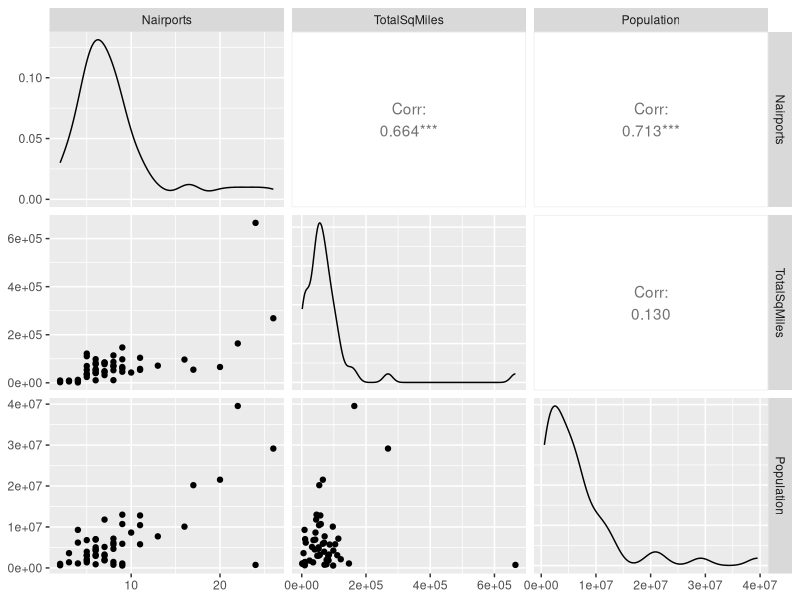
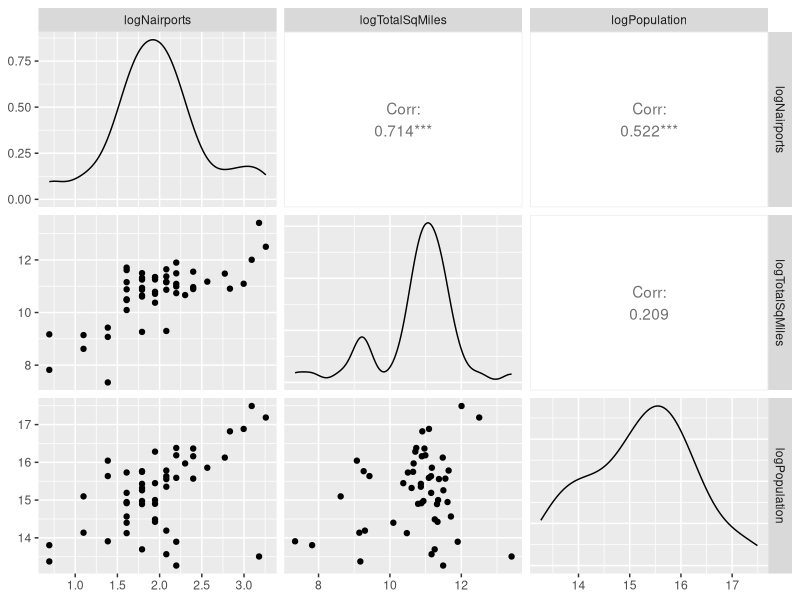

Write R code to recreate these figures, in order.
## ---- chunk 1
library(readxl)
library(tidyverse)
library(GGally) # used for pairs plots
library(gridExtra) # used to plot multiple graphs simultaneously
## ---- chunk 2
dat <- read_xlsx("States.xlsx", sheet = 1)
## ---- chunk 3
mod1 <- lm(Nairports ~ TotalSqMiles + Population, dat)
## ---- chunk 4
round(coef(mod1), 7)
## ---- chunk 5
summary(mod1)
## ---- chunk 6
mod2 <- lm(scale(Nairports) ~ scale(TotalSqMiles) + 
             scale(Population), dat)

round(coef(mod2), 4)
## ---- chunk 7
summary(mod2)
## ---- chunk 8
ggpairs(dat[, c("Nairports", "TotalSqMiles", "Population")])
## ---- chunk 9
dat <- dat %>% 
  mutate(logNairports = log(Nairports),
         logTotalSqMiles = log(TotalSqMiles),
         logPopulation = log(Population))
## ---- chunk 10
ggpairs(dat[,c("logNairports", "logTotalSqMiles", "logPopulation")])
## ---- chunk 11
mod3 <- lm(logNairports ~ logTotalSqMiles + logPopulation, dat)
summary(mod3)
## ---- chunk 12
dat <- dat %>% 
  mutate(Region = case_when(RegionNorthEast == 1 ~ "Northeast",
                            RegionSouth == 1 ~ "South",
                            RegionNorthCentral == 1  ~ "NorthCentral",
                            # next line says that 3 0s indicates "West"
                            .default = "West"))
## ---- chunk 13
mod4 <- lm(HighestElevation ~ Region, dat)
summary(mod4)
## ---- chunk 14
mod4b <- lm(HighestElevation ~ RegionNorthEast + 
              RegionSouth + RegionNorthCentral, dat)
summary(mod4b)
## ---- chunk 15
mod5 <- aov(HighestElevation ~ Region, dat)
summary(mod5)
## ---- chunk 16
dat %>% 
  group_by(Region) %>% 
    summarise(mean = mean(HighestElevation))
